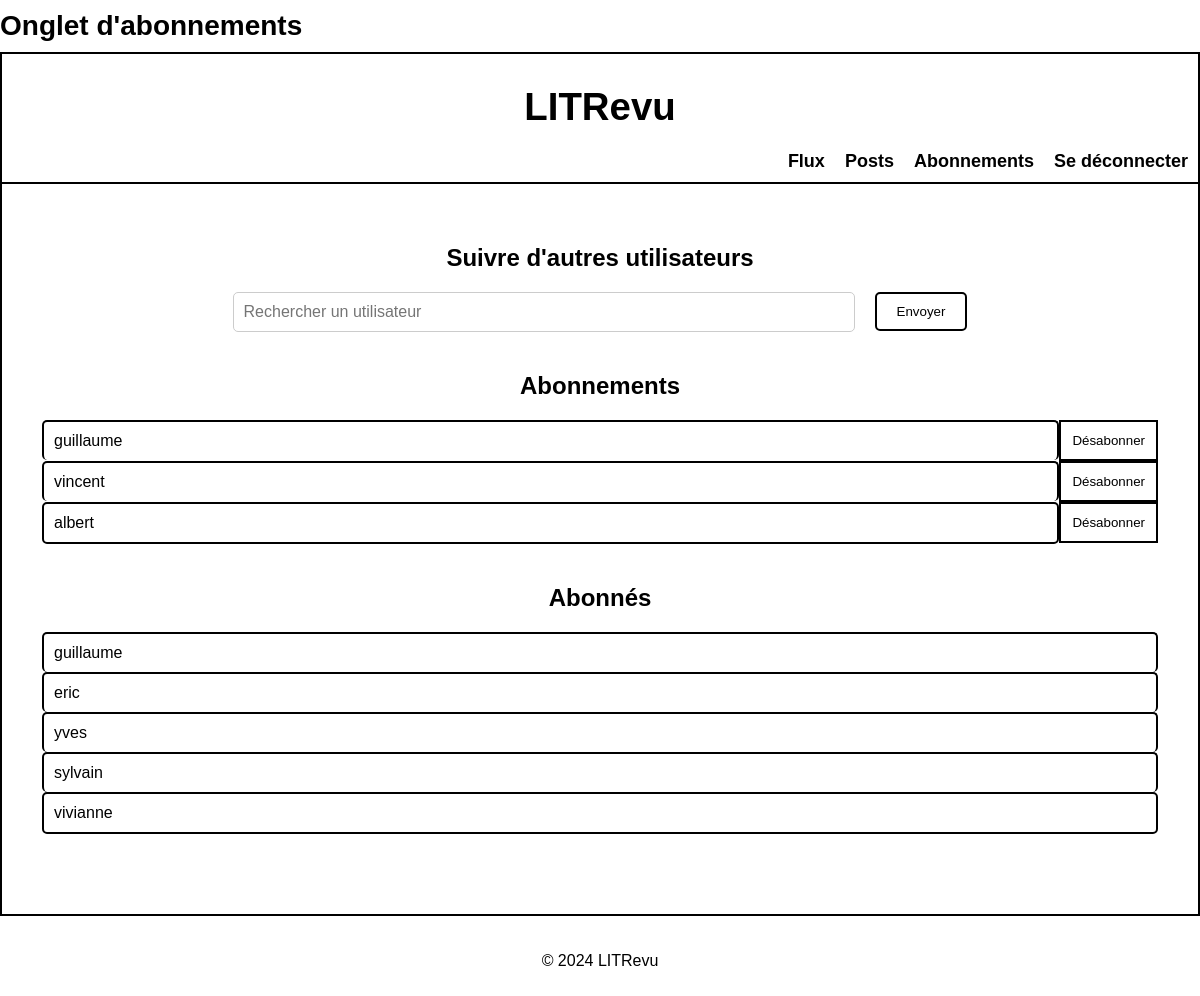
Before: /subscriptions/follows/ (signed in) with the older database file.
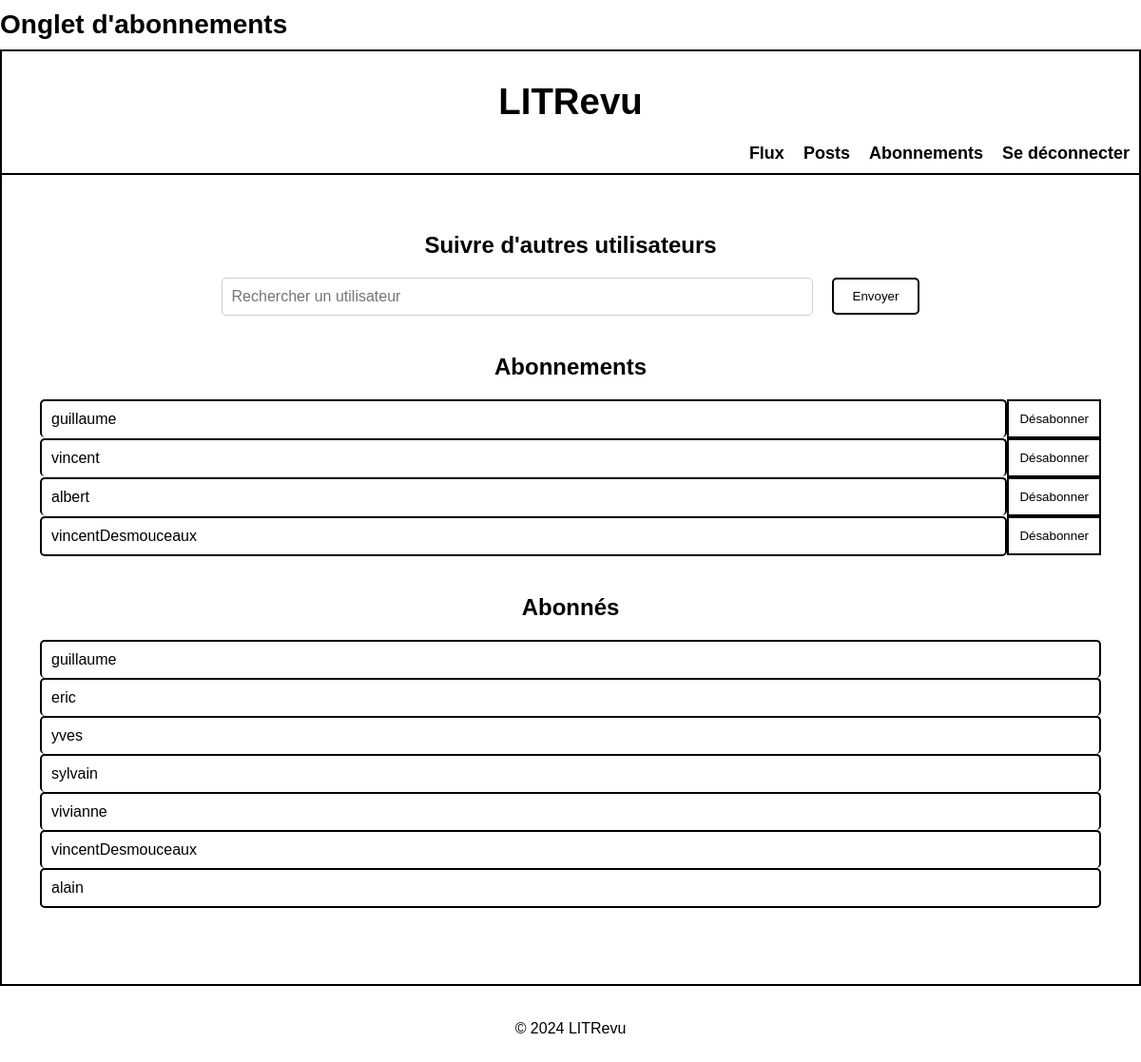
After: the same page with the newer database file.
### subscriptions/models.py (models this page shows)
class UserFollows(models.Model):
    user = models.ForeignKey(
        to=settings.AUTH_USER_MODEL,
        on_delete=models.CASCADE,
        related_name='following_subscriptions'
    )
    followed_user = models.ForeignKey(
        to=settings.AUTH_USER_MODEL,
        on_delete=models.CASCADE,
        related_name='follower_subscriptions'
    )
    class Meta:
        unique_together = ('user', 'followed_user')
    def __str__(self):
        return f'{self.user} suit {self.followed_user}'

### authentication/models.py (models this page shows, shortened)
class CustomUser(AbstractUser):
    ROLE_CHOICES = [
        ('USER', 'Utilisateur'),
        ('DEVELOPER', 'Développeur'),
    ]
    role = models.CharField(max_length=10, choices=ROLE_CHOICES, default='USER')
    is_developer = models.BooleanField(default=False)
    follows = models.ManyToManyField(
        'self', through='subscriptions.UserFollows', related_name='is_followed_by', symmetrical=False
    )

### subscriptions/views.py (the view)
# urls.py: path('follows/', FollowsListView.as_view(), name='follows_list'),
class FollowsListView(LoginRequiredMixin, ListView):
    model = UserFollows
    template_name = 'subscriptions/follow_user.html'
    context_object_name = 'follows'
    login_url = reverse_lazy('login')
    def get_context_data(self, **kwargs):
        context = super().get_context_data(**kwargs)
        following = UserFollows.objects.filter(user=self.request.user)
        followers = UserFollows.objects.filter(followed_user=self.request.user)
        print(f"DEBUG: Following count: {following.count()}, Followers count: {followers.count()}")
        context['following'] = following
        context['followers'] = followers
        context['form'] = FollowUserForm()  # Ajout du formulaire ici
        print("DEBUG: Formulaire de suivi ajouté au contexte")
        return context
    def get_queryset(self):
        queryset = UserFollows.objects.filter(user=self.request.user)
        print(f"DEBUG: QuerySet pour les utilisateurs suivis récupéré: {queryset}")
        return queryset

### subscriptions/forms.py (shortened to what this page needs)
class FollowUserForm(forms.Form):
    user_id = forms.ModelChoiceField(
        queryset=User.objects.all(),  # Charger tous les utilisateurs
        label="Utilisateur",
        widget=forms.HiddenInput  # Champ caché pour soumettre l'ID utilisateur
    )

### subscriptions/templates/subscriptions/follow_user.html (shortened to what this page needs)
{% extends 'base.html' %}
{% block title %}Onglet d'abonnements{% endblock %}
{% block content %}
<div class="subscription-container">
    <div class="subscription-section">
        <h2 class="subscription-title">Suivre d'autres utilisateurs</h2>
        <div class="subscription-search-section">
            <form method="post" id="follow-form" class="subscription-search-form">
                <div class="input-btn-container">
                    <div class="input-container">
                        <input type="text" name="username" id="search_user" placeholder="Rechercher un utilisateur" class="subscription-search-input" autocomplete="off">
                    </div>
                    <div class="btn-container">
                        <button type="submit" class="btn btn-primary">Envoyer
                        </button>
                    </div>
                </div>
            </form>
        </div>
    </div>
    <div class="subscription-section">
        <h2 class="subscription-title">Abonnements</h2>
        <div class="subscription-list" id="following-list">
            {% for follow in following %}
            <div class="subscription-row">
                <div class="subscription-list-item {% if forloop.last %}border-bottom{% endif %} bordered-item">
                    <div class="subscription-info">
                        <div class="subscription-content-left">
                            <div class="subscription-username">{{ follow.followed_user.username }}</div>
                        </div>
                    </div>
                </div>
                <div class="subscription-unsubscribe">
                    <form method="post" action="{% url 'unfollow_user' follow.pk %}">
                        <button type="submit" class="btn btn-unsubscribe">Désabonner</button>
                    </form>
                </div>
            </div>
            {% empty %}
            <p>Vous ne suivez personne pour l'instant.</p>
            {% endfor %}
        </div>
    </div>
    <div class="subscription-section">
        <h2 class="subscription-title">Abonnés</h2>
        <div class="follower-list">
            {% for follower in followers %}
            <div class="subscription-row">
                <div class="subscription-list-item {% if forloop.last %}border-bottom{% endif %} bordered-item">
                    <div class="subscription-info">
                        <div class="subscription-content-left">
                            <div class="subscription-username">{{ follower.user.username }}</div>
                        </div>
                    </div>
                </div>
            </div>
            {% empty %}
            <p>Personne ne vous suit pour l'instant.</p>
            {% endfor %}
        </div>
    </div>
</div>
{% endblock %}

Changed rows visible on the page:
added UserFollows: followed_user.username "vincentDesmouceaux", shown under "Abonnements"
added UserFollows: user.username "vincentDesmouceaux", shown under "Abonnés"
added UserFollows: user.username "alain", shown under "Abonnés"
